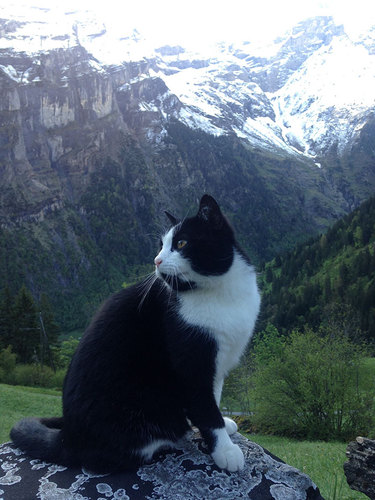
#> input picture coastline_detection/images_rosenbrock/cat.jpg, 375 x 500 px
$ python -i test.py   (imports and definitions only)   (older library calls are emulated)
#> lines starting #> are read from the running program, lines starting #| are printed output that depends on the picture
#> further down, picture is the input picture: shape (500, 375, 3); mean B, G, R 113.8, 103.5, 90.8
from skimage import io, img_as_ubyte
import numpy as np
import cv2
import matplotlib.pyplot as plt


def blend_images(im_1, im_2, alpha=0.7, name="blended.png"):
    src1 = cv2.imread(im_1)
    src2 = cv2.imread(im_2)
    print(src1.shape)
    print(src2.shape)

    # for lack of a better way to solve this
    for x in range(src2.shape[0]):
        for y in range(src2.shape[1]):
            src2[x, y] = [0, src2[x, y, 0], src2[x, y, 0]]

    beta = (1.0 - alpha)
    dst = cv2.addWeighted(src1, alpha, src2, beta, 0.0)
    cv2.imwrite("edge_results/blend/" + name, dst)


def run_a_bunch_of_samples(im, blur, upper_bounds, lower_bounds, directory):
    im = cv2.GaussianBlur(im, blur, 0)

    row_count = 0
    col_count = 0
    for col in upper_bounds:
        for row in lower_bounds[col_count]:
            canny = cv2.Canny(im, row, col)
            print("Col " + str(col_count) + "    row " + str(row_count))
            cv2.imwrite(directory + "/Upper " + str(col) + " , lower " + str(row) + ".png", canny)
            row_count += 1
        row_count = 0
        col_count += 1


def grayscale_with_color_bar(image, colormap="gist_gray", name="grayscale with colorbar.png"):
    plt.imshow(image, cmap=colormap)
    plt.colorbar()
    plt.savefig("grayscale_colorbar/" +name)
    plt.show()


def sobel(image, name="sobel.png"):
#> called with name = 'sobel.png'
    sobelX = cv2.Sobel(image, cv2.CV_64F, 1, 0)
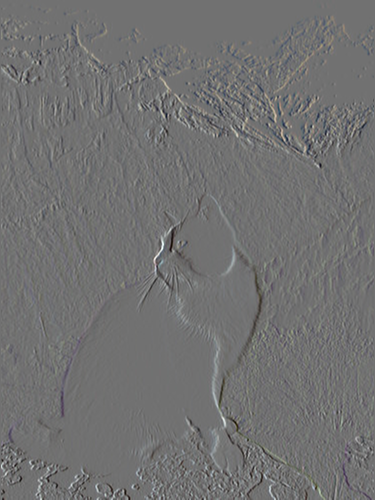
#> sobelX: shape (500, 375, 3) float64; mean B, G, R 0.1, 0.1, 0.1; drawn with min black and max white
    sobelY = cv2.Sobel(image, cv2.CV_64F, 0, 1)
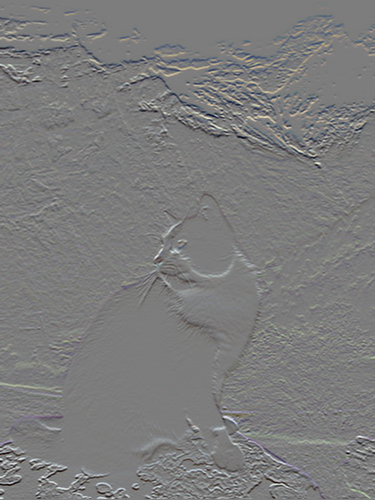
#> sobelY: shape (500, 375, 3) float64; mean B, G, R -2.4, -2.7, -3; drawn with min black and max white
    sobelX = np.uint8(np.absolute(sobelX))
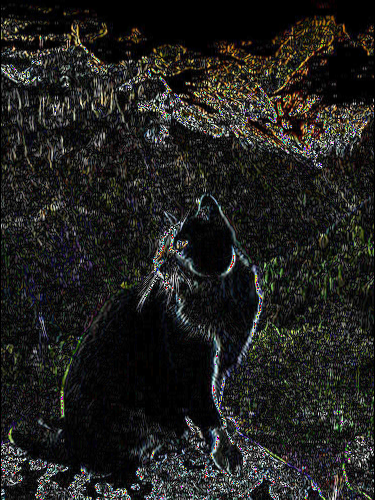
#> sobelX: shape (500, 375, 3); mean B, G, R 30.4, 32.8, 32.8
    sobelY = np.uint8(np.absolute(sobelY))
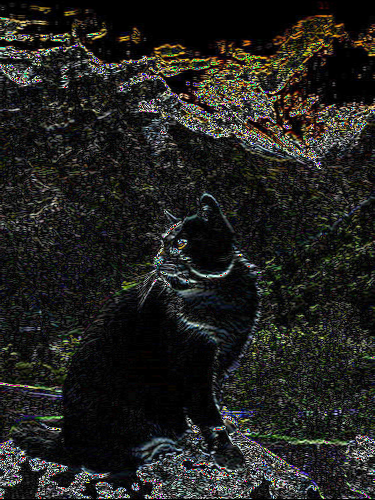
#> sobelY: shape (500, 375, 3); mean B, G, R 31.4, 34.1, 34
    sobelCombined = cv2.bitwise_or(sobelX, sobelY)
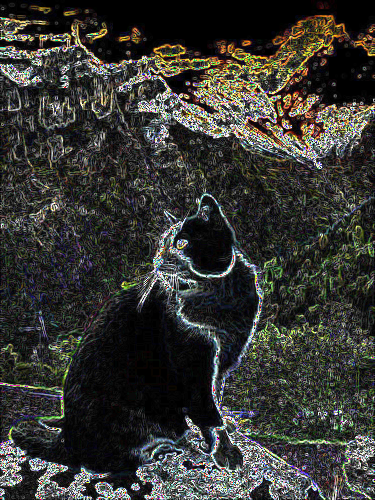
#> sobelCombined: shape (500, 375, 3); mean B, G, R 51.1, 55.2, 55.1

    cv2.imwrite("edge_results/sobel" + name, sobelCombined)


"""

blend_images("/home/nelson/PycharmProjects/coastline_detection_with_LANDSAT/good_images/output.jpg",
             "/home/nelson/PycharmProjects/coastline_detection_with_LANDSAT/"
             "edge_results/good_canny_edge/Upper 50 , lower 20_output.png",
             name="out_canny_20:50.png")

blend_images("/home/nelson/PycharmProjects/coastline_detection_with_LANDSAT/good_images/output.jpg",
             "/home/nelson/PycharmProjects/coastline_detection_with_LANDSAT/edge_results/holistic/output.png",
             name="out_holistic.png")

blend_images("/home/nelson/PycharmProjects/coastline_detection_with_LANDSAT/good_images/output.jpg",
              "/home/nelson/PycharmProjects/coastline_detection_with_LANDSAT/edge_results/isodata/Canny_isodata2.png",
              name="out_isodata.png")

blend_images("/home/nelson/PycharmProjects/coastline_detection_with_LANDSAT/good_images/output.jpg",
             "/home/nelson/PycharmProjects/coastline_detection_with_LANDSAT/"
             "edge_results/ndwi/uint8_selectorndwi_image2.png",
             name="out_ndwi.png")

blend_images("/home/nelson/PycharmProjects/coastline_detection_with_LANDSAT/good_images/output.jpg",
             "/home/nelson/PycharmProjects/coastline_detection_with_LANDSAT/edge_results/"
             "ndwi_edge/out_ndwi_canny_edge.png",
             name="out_ndwi_canny_edge.png")

##############################################################################################################
blend_images("/home/nelson/PycharmProjects/coastline_detection_with_LANDSAT/good_images/output2.jpg",
             "/home/nelson/PycharmProjects/coastline_detection_with_LANDSAT/"
             "edge_results/good_canny_edge/Upper 110 , lower 70_output2.png",
             name="out2_canny_70:110.png")

blend_images("/home/nelson/PycharmProjects/coastline_detection_with_LANDSAT/good_images/output2.jpg",
             "/home/nelson/PycharmProjects/coastline_detection_with_LANDSAT/"
             "edge_results/good_canny_edge/Upper 160 , lower 70_output2.png",
             name="out2_canny_70:160.png")

blend_images("/home/nelson/PycharmProjects/coastline_detection_with_LANDSAT/good_images/output2.jpg",
             "/home/nelson/PycharmProjects/coastline_detection_with_LANDSAT/edge_results/holistic/output2.png",
             name="out2_holistic.png")

blend_images("/home/nelson/PycharmProjects/coastline_detection_with_LANDSAT/good_images/output2.jpg",
             "/home/nelson/PycharmProjects/coastline_detection_with_LANDSAT/edge_results/isodata/Canny_isodata.png",
              name="out2_isodata.png")

blend_images("/home/nelson/PycharmProjects/coastline_detection_with_LANDSAT/good_images/output2.jpg",
             "/home/nelson/PycharmProjects/coastline_detection_with_LANDSAT/"
             "edge_results/ndwi/uint8_selectorndwi_image.png",
             name="out2_ndwi.png")

blend_images("/home/nelson/PycharmProjects/coastline_detection_with_LANDSAT/good_images/output2.jpg",
             "/home/nelson/PycharmProjects/coastline_detection_with_LANDSAT/edge_results/"
             "ndwi_edge/out2_ndwi_canny_edge.png",
             name="out2_ndwi_canny_edge.png")


"""

"""
ndwi_image = cv2.imread("/home/nelson/PycharmProjects/coastline_detection_with_LANDSAT/"
                        "testing canny uint8 ndwi/Upper 200 , lower 90.png")

rgb_image = cv2.imread("/home/nelson/PycharmProjects/coastline_detection_with_LANDSAT/"
                       "edge testing cv uint8 rbg_converted_int8/Upper 80 , lower 20.png")
n = ndwi_image[:, :, 0]
r = rgb_image[:, :, 1]
for line in ndwi_image[:, :, 0]:
    print(line)
print(ndwi_image[:, :, 0])

n = np.uint8(n > 1)
r = np.uint8(r > 1)

cv2.imshow("ndwi", n)
cv2.imshow("rgb", r)

vis = ndwi_image + rgb_image

cv2.imshow("combined", vis)


cv2.waitKey(0)

"""


"""
image = cv2.imread("/home/nelson/PycharmProjects/coastline_detection_with_LANDSAT/uint8_ndwi_image.png")
mask = cv2.imread("/home/nelson/PycharmProjects/coastline_detection_with_LANDSAT/uint8_selectorndwi_image.png", 0)
cv2.imshow("mask", mask)
image = cv2.cvtColor(image, cv2.COLOR_BGR2GRAY)
cv2.imshow("image", image)

m = cv2.bitwise_not(image, image, mask=mask)
cv2.imshow("masked", m)

image = cv2.GaussianBlur(image, (5, 5), 0)
# cv2.imshow("Blurred", image)
cv2.imwrite("saved_outputs_opencv/Blurred.png", image)
canny = cv2.Canny(image, 20, 150)
cv2.imshow("Canny", canny)
cv2.imwrite("saved_outputs_opencv/Canny Edge.png", canny)
cv2.waitKey(0)

"""


"""
# testing for ndwi image

image = cv2.imread("/home/nelson/PycharmProjects/coastline_detection_with_LANDSAT/good_images/output2.jpg")
image = cv2.cvtColor(image, cv2.COLOR_BGR2GRAY)
u = []
l = []

for i in range(20, 210, 10):
    u.append(i)
    temp = []
    for j in range(0, i, 10):
        temp.append(j)
    l.append(temp)

run_a_bunch_of_samples(image, (5, 5), u, l, "testing canny uint8 ndwi")

"""

"""


First set of sample runs

image = cv2.imread("/home/nelson/PycharmProjects/coastline_detection_with_LANDSAT/rgb_converted_int8.png")
image = cv2.cvtColor(image, cv2.COLOR_BGR2GRAY)
upper = [80, 70, 60, 50]
lower = [[20, 30, 40, 50, 60], [20, 30, 40, 50, 60], [10, 20, 30, 40, 50], [0, 10, 20, 30, 40]]
run_a_bunch_of_samples(image, (5, 5,), upper, lower, "edge testing cv uint8 rbg_converted_int8")

"""


"""
# trial run testing code, colorbar with matplotlib, canny edge with opencv


image = cv2.imread("/home/nelson/PycharmProjects/coastline_detection_with_LANDSAT/good_images/output2.jpg")
image = cv2.cvtColor(image, cv2.COLOR_BGR2GRAY)
plt.imshow(image, cmap="gist_gray")
plt.colorbar()
plt.savefig("grayscale with colorbar.png")
plt.show()

# cv2.imshow("test", image)
cv2.imwrite("saved_outputs_opencv/Original.png", image)

image = cv2.GaussianBlur(image, (5, 5), 0)
# cv2.imshow("Blurred", image)
cv2.imwrite("saved_outputs_opencv/Blurred.png", image)
canny = cv2.Canny(image, 20, 50)
# cv2.imshow("Canny", canny)
cv2.imwrite("saved_outputs_opencv/Canny Edge.png", canny)
cv2.waitKey(0)


"""

>>> import cv2
>>> picture = cv2.imread('images_rosenbrock/cat.jpg')
>>> result = sobel(picture)

$ run again, on coastline_detection/images_rosenbrock/guitar.jpg
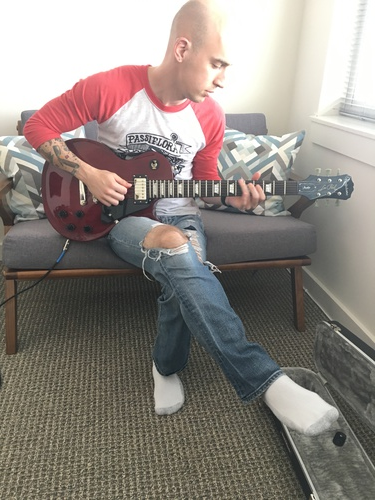
#> input picture coastline_detection/images_rosenbrock/guitar.jpg, 375 x 500 px
#> picture is the input picture: shape (500, 375, 3); mean B, G, R 129.2, 135.2, 143.1
#> in sobel, `sobelY = np.uint8(np.absolute(sobelY))`:
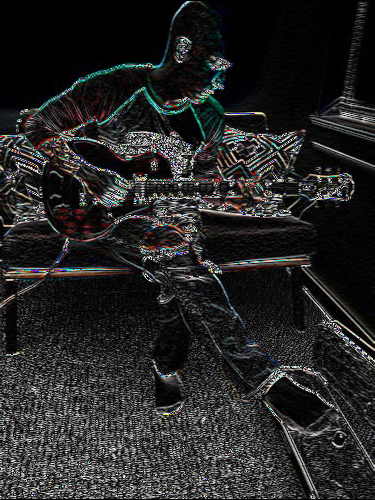
#> sobelY: shape (500, 375, 3); mean B, G, R 37.7, 37.8, 37.9
#> in sobel, `sobelCombined = cv2.bitwise_or(sobelX, sobelY)`:
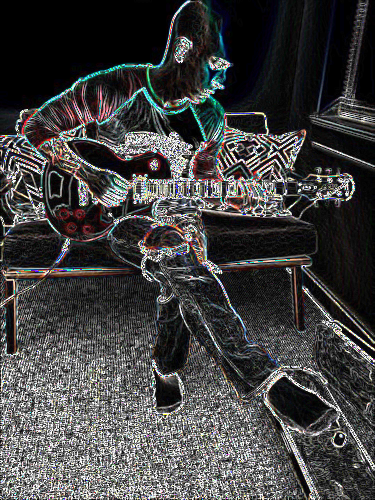
#> sobelCombined: shape (500, 375, 3); mean B, G, R 65.5, 65.7, 66
